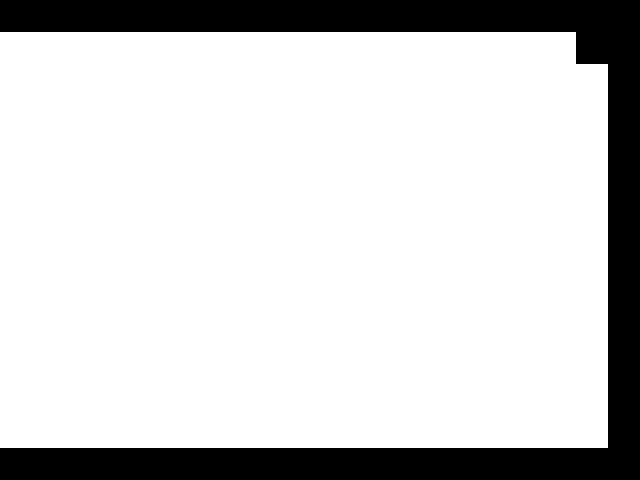

This is a level from a 2D game, rendered from its Tiled map with the project's own tilesets. A one-line summary and the complete map file follow:
An orthogonal 20x15 tile map with 32x32 px tiles, 2 tile layers (background, blocked) and 1 object (player).

<map version="1.2" tiledversion="1.2.3" orientation="orthogonal" renderorder="right-down" width="20" height="15" tilewidth="32" tileheight="32" infinite="0" nextlayerid="13" nextobjectid="19">
 <tileset firstgid="1" name="map_tileset" tilewidth="32" tileheight="32" tilecount="140" columns="20">
  <image source="../../../project3Y/assets/images/tileset2.png" width="640" height="224" />
 </tileset>
 <layer id="11" name="background" width="20" height="15">
  <properties>
   <property name="tileset" value="map_tileset" />
  </properties>
  <data encoding="csv">
1,1,1,1,1,1,1,1,1,1,1,1,1,1,1,1,1,1,1,1,
1,1,1,1,1,1,1,1,1,1,1,1,1,1,1,1,1,1,1,1,
1,1,1,1,1,1,1,1,1,1,1,1,1,1,1,1,1,1,1,1,
1,1,1,1,1,1,1,1,1,1,1,1,1,1,1,1,1,1,1,1,
1,1,1,1,1,1,1,1,1,1,1,1,1,1,1,1,1,1,1,1,
1,1,1,1,1,1,1,1,1,1,1,1,1,1,1,1,1,1,1,1,
1,1,1,1,1,1,1,1,1,1,1,1,1,1,1,1,1,1,1,1,
1,1,1,1,1,1,1,1,1,1,1,1,1,1,1,1,1,1,1,1,
1,1,1,1,1,1,1,1,1,1,1,1,1,1,1,1,1,1,1,1,
1,1,1,1,1,1,1,1,1,1,1,1,1,1,1,1,1,1,1,1,
1,1,1,1,1,1,1,1,1,1,1,1,1,1,1,1,1,1,1,1,
1,1,1,1,1,1,1,1,1,1,1,1,1,1,1,1,1,1,1,1,
1,1,1,1,1,1,1,1,1,1,1,1,1,1,1,1,1,1,1,1,
1,1,1,1,1,1,1,1,1,1,1,1,1,1,1,1,1,1,1,1,
1,1,1,1,1,1,1,1,1,1,1,1,1,1,1,1,1,1,1,1
</data>
 </layer>
 <layer id="12" name="blocked" width="20" height="15">
  <properties>
   <property name="collision" type="bool" value="true" />
   <property name="tileset" value="map_tileset" />
  </properties>
  <data encoding="csv">
2,2,2,2,2,2,2,2,2,2,2,2,2,2,2,2,2,2,2,2,
0,0,0,0,0,0,0,0,0,0,0,0,0,0,0,0,0,0,2,2,
0,0,0,0,0,0,0,0,0,0,0,0,0,0,0,0,0,0,0,2,
0,0,0,0,0,0,0,0,0,0,0,0,0,0,0,0,0,0,0,2,
0,0,0,0,0,0,0,0,0,0,0,0,0,0,0,0,0,0,0,2,
0,0,0,0,0,0,0,0,0,0,0,0,0,0,0,0,0,0,0,2,
0,0,0,0,0,0,0,0,0,0,0,0,0,0,0,0,0,0,0,2,
0,0,0,0,0,0,0,0,0,0,0,0,0,0,0,0,0,0,0,2,
0,0,0,0,0,0,0,0,0,0,0,0,0,0,0,0,0,0,0,2,
0,0,0,0,0,0,0,0,0,0,0,0,0,0,0,0,0,0,0,2,
0,0,0,0,0,0,0,0,0,0,0,0,0,0,0,0,0,0,0,2,
0,0,0,0,0,0,0,0,0,0,0,0,0,0,0,0,0,0,0,2,
0,0,0,0,0,0,0,0,0,0,0,0,0,0,0,0,0,0,0,2,
0,0,0,0,0,0,0,0,0,0,0,0,0,0,0,0,0,0,0,2,
2,2,2,2,2,2,2,2,2,2,2,2,2,2,2,2,2,2,2,2
</data>
 </layer>
 <objectgroup id="3" name="objects">
  <properties>
   <property name="tileset" value="map_tileset" />
  </properties>
  <object id="18" name="player" type="player" x="112" y="96" width="32" height="32">
   <properties>
    <property name="group" value="players" />
    <property name="texture" value="player_spritesheet" />
   </properties>
  </object>
 </objectgroup>
</map>
